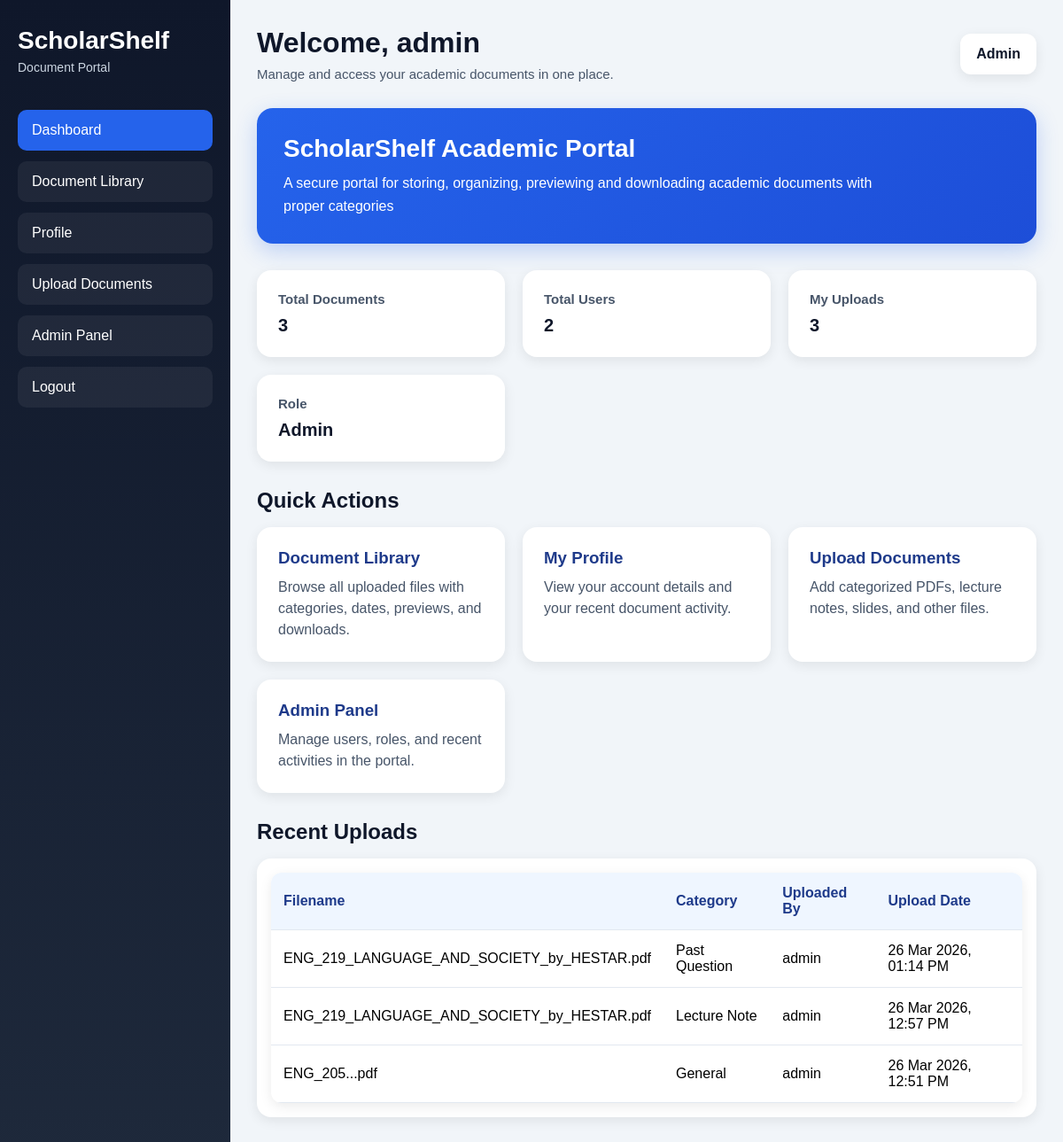
The page /dashboard (signed in) on the database as committed earlier.
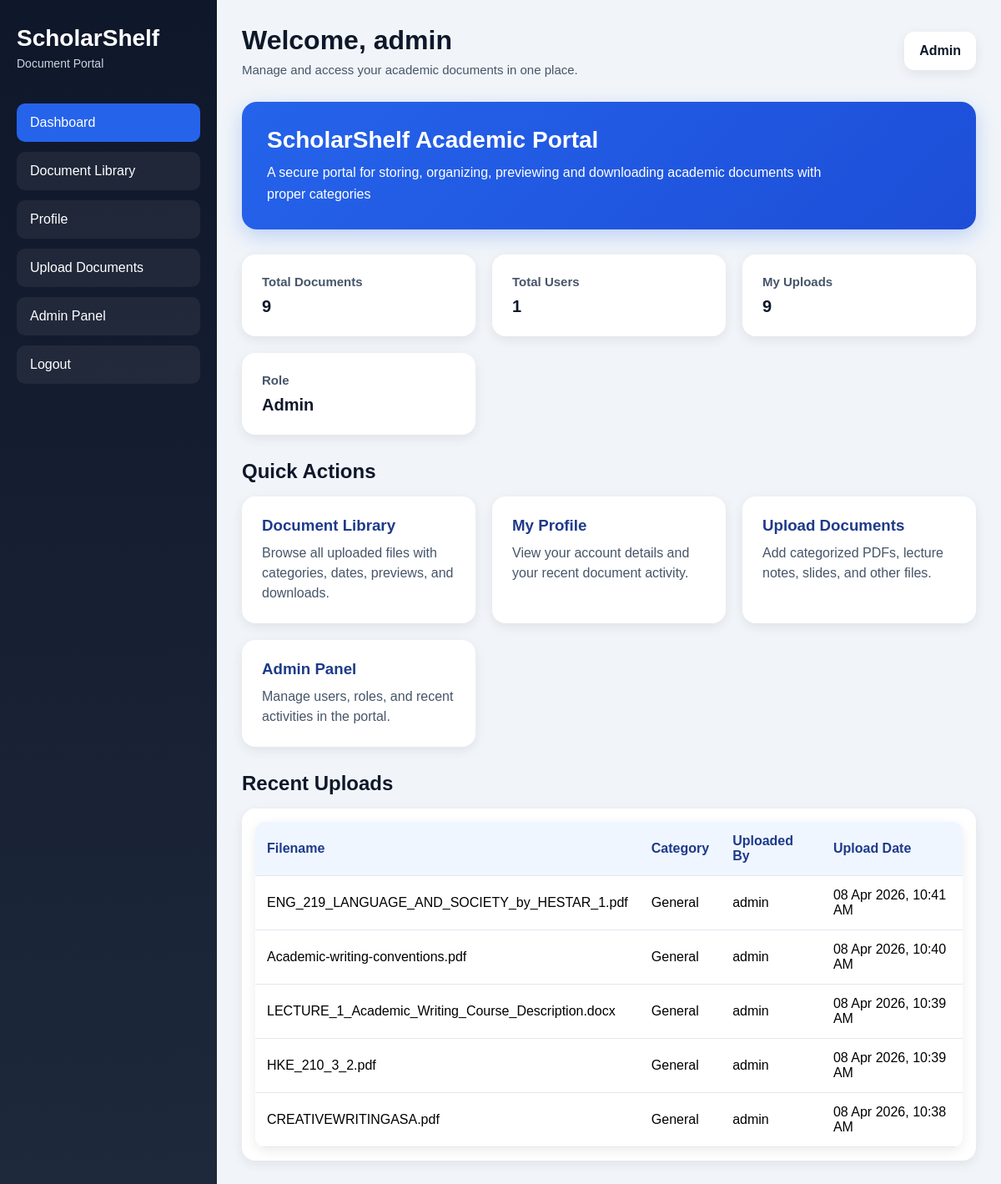
The same page on the database as committed later.
### tables this page shows
CREATE TABLE documents (
            id INTEGER PRIMARY KEY AUTOINCREMENT,
            filename TEXT NOT NULL,
            original_filename TEXT NOT NULL,
            uploaded_by TEXT NOT NULL,
            category TEXT NOT NULL DEFAULT 'General',
            upload_date TEXT DEFAULT CURRENT_TIMESTAMP
        );

### app.py (the view)
@app.route("/dashboard")
def dashboard():
    if not is_logged_in():
        flash("Please login first.", "warning")
        return redirect(url_for("login"))
    conn = get_db_connection()
    cursor = conn.cursor()
    cursor.execute("SELECT COUNT(*) AS total_docs FROM documents")
    total_docs = cursor.fetchone()["total_docs"]
    cursor.execute("SELECT COUNT(*) AS total_users FROM users")
    total_users = cursor.fetchone()["total_users"]
    cursor.execute("SELECT COUNT(*) AS my_uploads FROM documents WHERE uploaded_by = ?", (session["username"],))
    my_uploads = cursor.fetchone()["my_uploads"]
    cursor.execute("""
        SELECT * FROM documents
        ORDER BY id DESC
        LIMIT 5
    """)
    recent_documents = cursor.fetchall()
    conn.close()
    return render_template(
        "dashboard.html",
        username=session["username"],
        role=session["role"],
        total_docs=total_docs,
        total_users=total_users,
        my_uploads=my_uploads,
        recent_documents=recent_documents
    )

### app.py (called while the page is built)
def get_db_connection():
    conn = sqlite3.connect(DATABASE)
    conn.row_factory = sqlite3.Row
    return conn

def is_logged_in():
    return "username" in session

def format_datetime(value):
    if not value:
        return "N/A"
    try:
        dt = datetime.fromisoformat(value.replace("Z", ""))
        return dt.strftime("%d %b %Y, %I:%M %p")
    except Exception:
        try:
            dt = datetime.strptime(value, "%Y-%m-%d %H:%M:%S")
            return dt.strftime("%d %b %Y, %I:%M %p")
        except Exception:
            return value

@app.before_request
def setup_once():
    init_db()

### templates/dashboard.html (shortened to what this page needs)
<!DOCTYPE html>
<html lang="en">
<head>
    <link rel="stylesheet" href="{{ url_for('static', filename='style.css') }}">
</head>
<body>
    <div class="portal-layout">
        <aside class="sidebar">
            <div>
                <div class="brand">
                    <h2>ScholarShelf</h2>
                    <p>Document Portal</p>
                </div>
                <nav class="sidebar-nav">
                    <a href="{{ url_for('dashboard') }}" class="active">Dashboard</a>
                    <a href="{{ url_for('files') }}">Document Library</a>
                    <a href="{{ url_for('profile') }}">Profile</a>
                    {% if role == 'admin' %}
                    <a href="{{ url_for('upload') }}">Upload Documents</a>
                    <a href="{{ url_for('admin_panel') }}">Admin Panel</a>
                    {% endif %}
                    <a href="{{ url_for('logout') }}">Logout</a>
                </nav>
            </div>
        </aside>
        <main class="main-content">
            <header class="topbar">
                <div>
                    <h1>Welcome, {{ username }}</h1>
                    <p class="subtext">Manage and access your academic documents in one place.</p>
                </div>
                <div class="user-badge">
                    <span>{{ role|title }}</span>
                </div>
            </header>
            <section class="hero-card">
                <div>
                    <h2>ScholarShelf Academic Portal</h2>
                    <p>
                        A secure portal for storing, organizing, previewing and downloading
                        academic documents with proper categories
                    </p>
                </div>
            </section>
            <section class="stats-grid">
                <div class="stat-card">
                    <h3>Total Documents</h3>
                    <p>{{ total_docs }}</p>
                </div>
                <div class="stat-card">
                    <h3>Total Users</h3>
                    <p>{{ total_users }}</p>
                </div>
                <div class="stat-card">
                    <h3>My Uploads</h3>
                    <p>{{ my_uploads }}</p>
                </div>
                <div class="stat-card">
                    <h3>Role</h3>
                    <p>{{ role|title }}</p>
                </div>
            </section>
            <section class="quick-actions">
                <h2>Quick Actions</h2>
                <div class="action-grid">
                    <a href="{{ url_for('files') }}" class="action-card">
                        <h3>Document Library</h3>
                        <p>Browse all uploaded files with categories, dates, previews, and downloads.</p>
                    </a>
                    <a href="{{ url_for('profile') }}" class="action-card">
                        <h3>My Profile</h3>
                        <p>View your account details and your recent document activity.</p>
                    </a>
                    {% if role == 'admin' %}
                    <a href="{{ url_for('upload') }}" class="action-card">
                        <h3>Upload Documents</h3>
                        <p>Add categorized PDFs, lecture notes, slides, and other files.</p>
                    </a>
                    <a href="{{ url_for('admin_panel') }}" class="action-card">
                        <h3>Admin Panel</h3>
                        <p>Manage users, roles, and recent activities in the portal.</p>
                    </a>
                    {% endif %}
                </div>
            </section>
            <section class="notice-board">
                <h2>Recent Uploads</h2>
                {% if recent_documents %}
                <div class="table-wrapper">
                    <table>
                        <thead>
                            <tr>
                                <th>Filename</th>
                                <th>Category</th>
                                <th>Uploaded By</th>
                                <th>Upload Date</th>
                            </tr>
                        </thead>
                        <tbody>
                            {% for doc in recent_documents %}
                            <tr>
                                <td>{{ doc["original_filename"] }}</td>
                                <td>{{ doc["category"] }}</td>
                                <td>{{ doc["uploaded_by"] }}</td>
                                <td>{{ doc["upload_date"]|datetimeformat }}</td>
                            </tr>
                            {% endfor %}
                        </tbody>
                    </table>
                </div>
                {% else %}
                <div class="empty-state">
                    <h3>No uploads yet</h3>
                    <p>Recent uploaded documents will appear here.</p>
                </div>
                {% endif %}
            </section>
        </main>
    </div>
</body>
</html>

### static/style.css (style rules this page uses)
* { margin: 0; padding: 0; box-sizing: border-box; }
body { font-family: Arial, sans-serif; background: #f1f5f9; color: #0f172a; }
a { text-decoration: none; }
.portal-layout { display: flex; min-height: 100vh; }
.sidebar { width: 260px; background: linear-gradient(180deg, #0f172a, #1e293b); color: white; padding: 30px 20px; display: flex; flex-direction: column; justify-content: space-between; }
.brand h2 { font-size: 28px; margin-bottom: 6px; }
.brand p { color: #cbd5e1; font-size: 14px; }
.sidebar-nav { display: flex; flex-direction: column; gap: 12px; margin-top: 40px; }
.sidebar-nav a { color: white; padding: 14px 16px; border-radius: 10px; background: rgba(255, 255, 255, 0.06); transition: 0.3s ease; }
.sidebar-nav a:hover, .sidebar-nav a.active { background: #2563eb; }
.main-content { flex: 1; padding: 30px; }
.topbar { display: flex; justify-content: space-between; align-items: center; margin-bottom: 30px; gap: 20px; }
.topbar h1 { font-size: 32px; margin-bottom: 8px; }
.subtext { color: #475569; font-size: 15px; }
.user-badge { background: white; border-radius: 12px; padding: 14px 18px; box-shadow: 0 4px 14px rgba(0, 0, 0, 0.08); font-weight: bold; }
.hero-card { background: linear-gradient(135deg, #2563eb, #1d4ed8); color: white; padding: 30px; border-radius: 18px; margin-bottom: 30px; box-shadow: 0 8px 24px rgba(37, 99, 235, 0.25); }
.hero-card h2 { font-size: 28px; margin-bottom: 10px; }
.hero-card p { line-height: 1.6; max-width: 700px; }
.stats-grid { display: grid; grid-template-columns: repeat(auto-fit, minmax(220px, 1fr)); gap: 20px; margin-bottom: 30px; }
.stat-card { background: white; border-radius: 16px; padding: 24px; box-shadow: 0 4px 14px rgba(0, 0, 0, 0.08); }
.stat-card h3 { color: #475569; font-size: 15px; margin-bottom: 10px; }
.stat-card p { font-size: 20px; font-weight: bold; color: #0f172a; }
.quick-actions, .notice-board, .library-section { margin-bottom: 30px; }
.quick-actions h2, .notice-board h2, .library-section h2 { margin-bottom: 16px; font-size: 24px; }
.action-grid { display: grid; grid-template-columns: repeat(auto-fit, minmax(240px, 1fr)); gap: 20px; }
.action-card { background: white; color: #0f172a; padding: 24px; border-radius: 16px; box-shadow: 0 4px 14px rgba(0, 0, 0, 0.08); transition: transform 0.2s ease, box-shadow 0.2s ease; }
.action-card h3 { margin-bottom: 10px; color: #1e3a8a; }
.action-card p { color: #475569; line-height: 1.5; }
table { width: 100%; border-collapse: collapse; background: white; color: black; border-radius: 12px; overflow: hidden; box-shadow: 0 4px 14px rgba(0, 0, 0, 0.08); }
table th, table td { padding: 14px; border-bottom: 1px solid #e2e8f0; text-align: left; vertical-align: middle; }
table th { background: #eff6ff; color: #1e3a8a; }
.table-wrapper { background: white; border-radius: 16px; padding: 16px; box-shadow: 0 4px 14px rgba(0, 0, 0, 0.08); overflow-x: auto; }

Rows that differ between the two databases and show on the page:
no longer on this page (row edited): documents: original_filename "ENG_219_LANGUAGE_AND_SOCIETY_by_HESTAR.pdf", category "Past Question", uploaded_by "admin", upload_date "26 Mar 2026, 01:14 PM"
no longer on this page (row edited): documents: original_filename "ENG_219_LANGUAGE_AND_SOCIETY_by_HESTAR.pdf", category "Lecture Note", uploaded_by "admin", upload_date "26 Mar 2026, 12:57 PM"
no longer on this page (row edited): documents: original_filename "ENG_205...pdf", category "General", uploaded_by "admin", upload_date "26 Mar 2026, 12:51 PM"
added documents: original_filename "ENG_219_LANGUAGE_AND_SOCIETY_by_HESTAR_1.pdf", category "General", uploaded_by "admin", upload_date "08 Apr 2026, 10:41 AM"
added documents: original_filename "Academic-writing-conventions.pdf", category "General", uploaded_by "admin", upload_date "08 Apr 2026, 10:40 AM"
added documents: original_filename "LECTURE_1_Academic_Writing_Course_Description.docx", category "General", uploaded_by "admin", upload_date "08 Apr 2026, 10:39 AM"
added documents: original_filename "HKE_210_3_2.pdf", category "General", uploaded_by "admin", upload_date "08 Apr 2026, 10:39 AM"
added documents: original_filename "CREATIVEWRITINGASA.pdf", category "General", uploaded_by "admin", upload_date "08 Apr 2026, 10:38 AM"
Other text that changed with them:
{{ total_docs }}: "3" → "9"
{{ total_users }}: "2" → "1"
{{ my_uploads }}: "3" → "9"
